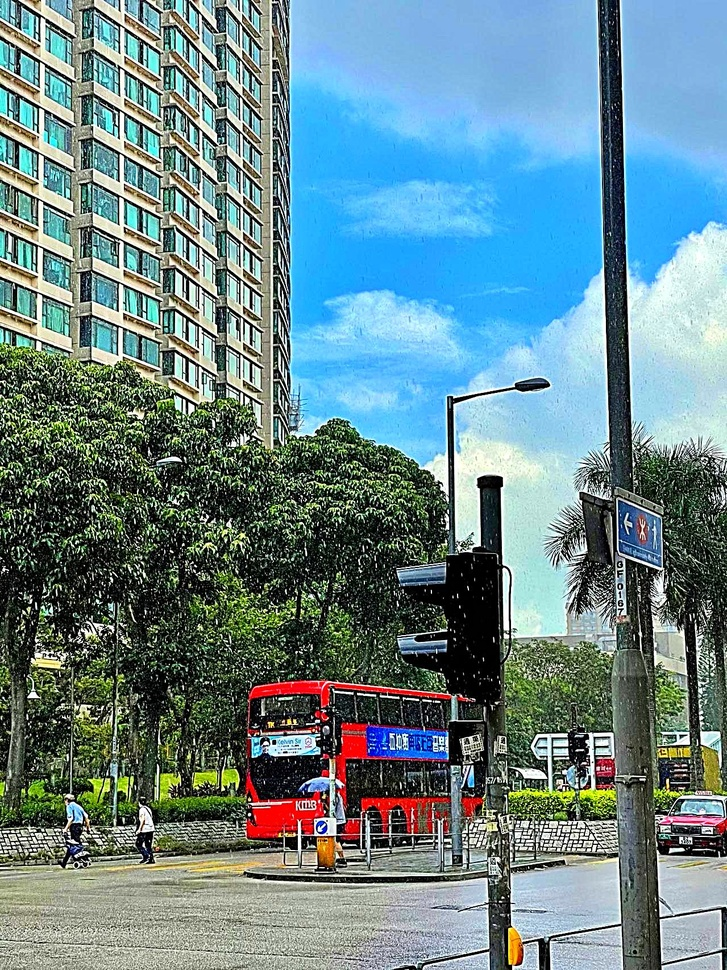
#> input picture cv作业/data/1.1_sharpened.jpg, 727 x 970 px, shrunk from 1279 x 1706 before the run, given in place of road.jpeg, which was not available
$ python edge.py
#> lines starting #> are read from the running program, lines starting #| are printed output that depends on the picture; after the words box and inside, x2 and y2 are one past the last pixel; in counts of white or black regions, pixels touching at a corner belong together; pictures that were not available may be replaced by others from this repository, and a replacement may not be noted

import scipy
from PIL import Image, ImageFilter  # pillow package
import numpy as np
from scipy import ndimage


def read_img_as_array(file):
    '''read image and convert it to numpy array with dtype np.float64'''
#> called with file = 'data/road.jpeg'
    img = Image.open(file)
#> img is the input picture: PIL image 727x970 RGB; mean R, G, B 105, 133.6, 139.1
    arr = np.asarray(img, dtype=np.float64)
    return arr

def save_array_as_img(arr, file):

    # make sure arr falls in [0,255]
    min, max = arr.min(), arr.max()
    if min < 0 or max > 255:
        arr = (arr - min)/(max-min)*255

    arr = arr.astype(np.uint8)
    img = Image.fromarray(arr)
    img.save(file)

def show_array_as_img(arr):
    min, max = arr.min(), arr.max()
    if min < 0 or max > 255:  # make sure arr falls in [0,255]
        arr = (arr - min)/(max-min)*255

    arr = arr.astype(np.uint8)
    img = Image.fromarray(arr)
    img.show()

def rgb2gray(arr):
    R = arr[:, :, 0] # red channel
    G = arr[:, :, 1] # green channel
    B = arr[:, :, 2] # blue channel
    gray = 0.2989*R + 0.5870*G + 0.1140*B
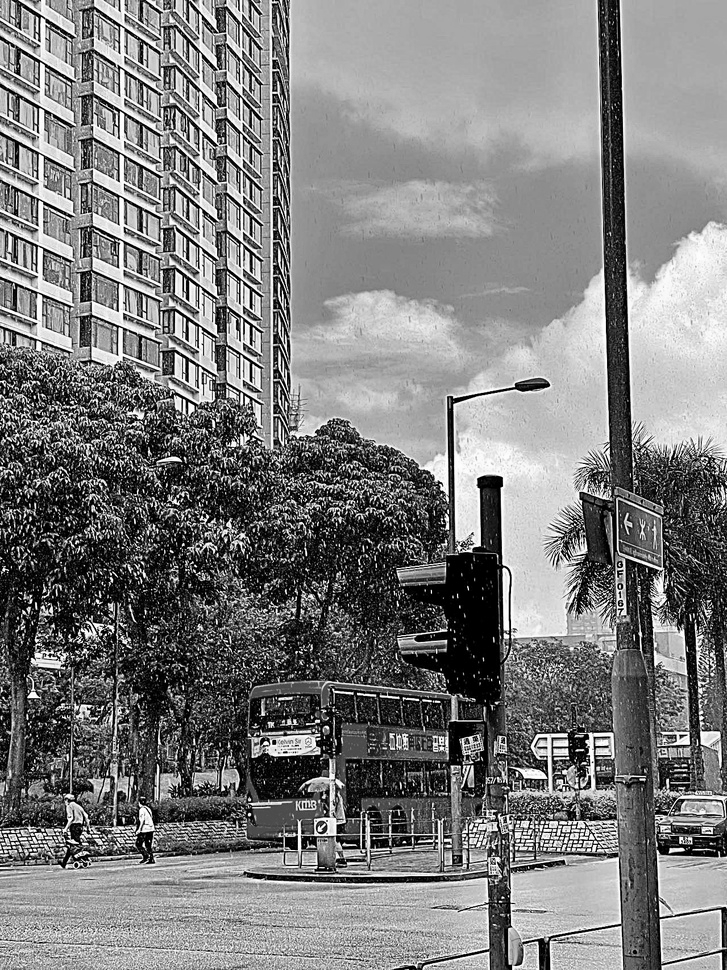
#> gray: shape (970, 727) float64; min 0, max 255, mean 125.7
#> in save_array_as_img, `min, max = arr.min(), arr.max()`: min = 0; max = 255
    return gray

#########################################
## Please complete following functions ##
#########################################


def gaussian(image,sigma):
#> called with sigma = 3
    im = image
    #print(im.shape)
    #im_blur = np.zeros(im.shape,dtype=np.uint8)
    # for i in range(3): #caisetuxiang
    #     im_blur[:,:,i] = scipy.ndimage.gaussian_filter(im[:,:,i],sigma)
    im_blur = scipy.ndimage.gaussian_filter(im, sigma)
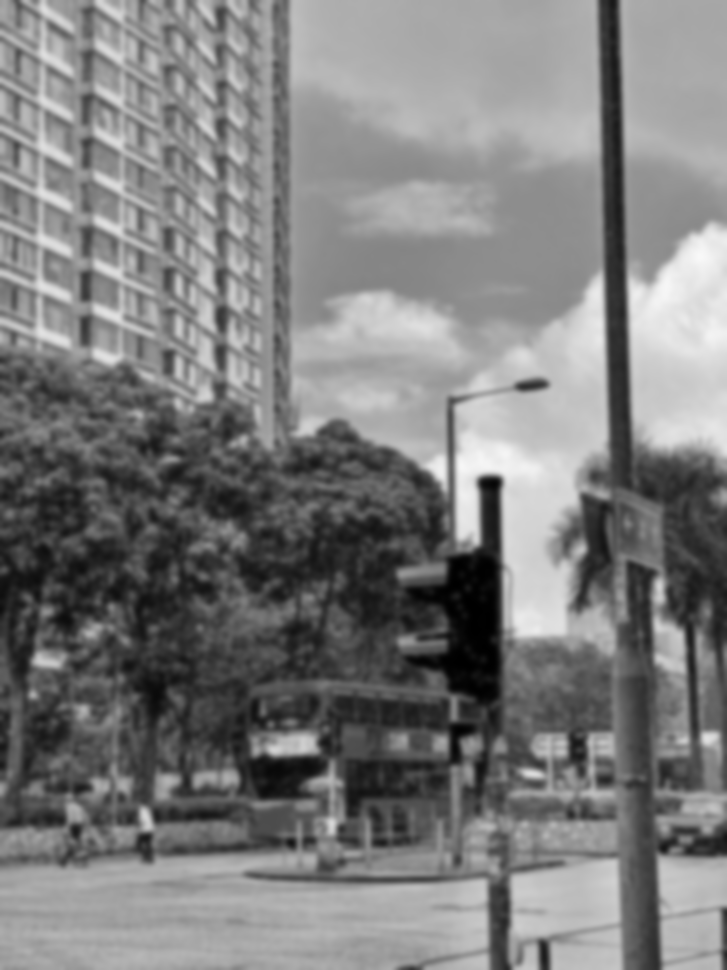
#> im_blur: shape (970, 727) float64; min 0.342, max 248.9, mean 125.7
    return im_blur


def sobel(arr):
    '''Apply sobel operator on arr and return the result.'''
    # TODO: Please complete this function.
    # your code here
    r, c = arr.shape
#> r = 970; c = 727
    G = np.zeros((r, c))
    #new_imageX = np.zeros(img.shape)
    #new_imageY = np.zeros(img.shape)
    s_suanziX = np.array([[-1, 0, 1], [-2, 0, 2], [-1, 0, 1]])  # X方向
    s_suanziY = np.array([[-1, -2, -1], [0, 0, 0], [1, 2, 1]])
    # for i in range(r - 2):
    #     for j in range(c - 2):
    #         new_imageX[i + 1, j + 1] = abs(np.sum(img[i:i + 3, j:j + 3] * s_suanziX))
    #         new_imageY[i + 1, j + 1] = abs(np.sum(img[i:i + 3, j:j + 3] * s_suanziY))
    new_imageX=ndimage.convolve(arr,s_suanziX)
    new_imageY=ndimage.convolve(arr,s_suanziY)
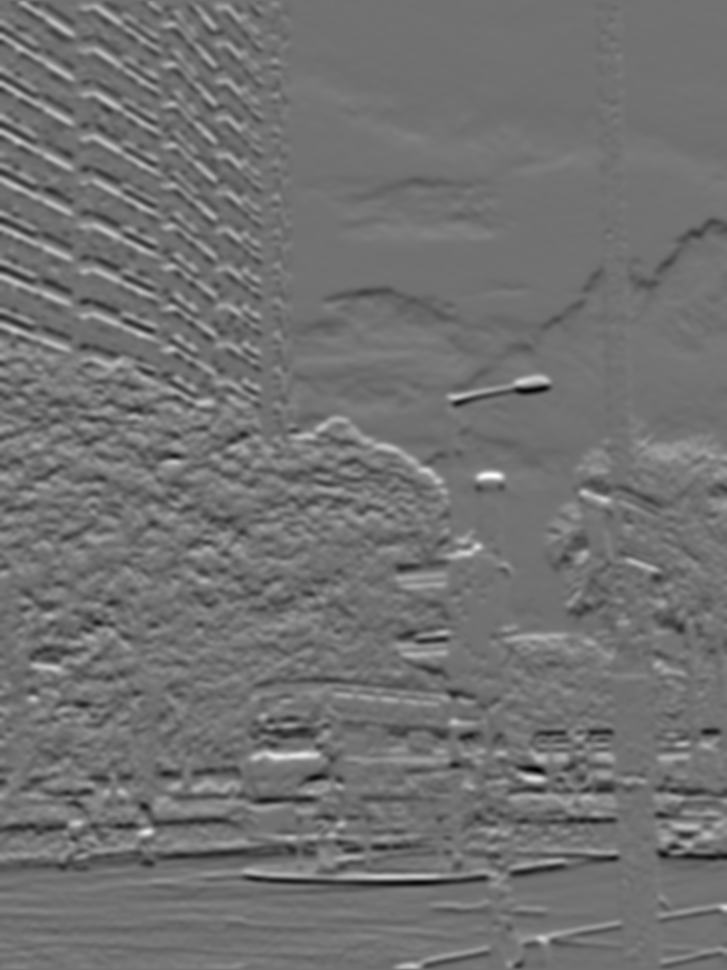
#> new_imageY: shape (970, 727) float64; min -196.8, max 243.5, mean 0; drawn with min black and max white
            #new_image[i + 1, j + 1] = (new_imageX[i + 1, j + 1] **2+ new_imageY[i + 1, j + 1] **2) ** 0.5
    # return np.uint8(new_imageX)
    # return np.uint8(new_imageY)
    #G=np.uint8(new_image)
    Gx=new_imageX
    Gy=new_imageY
    for i in range(1, r - 1):
        for j in range(1, c - 1):
            # [4 lines of commented-out code are left out]
            G[i, j] = np.sqrt(np.square((Gx[i, j])) + np.square((Gy[i, j])))
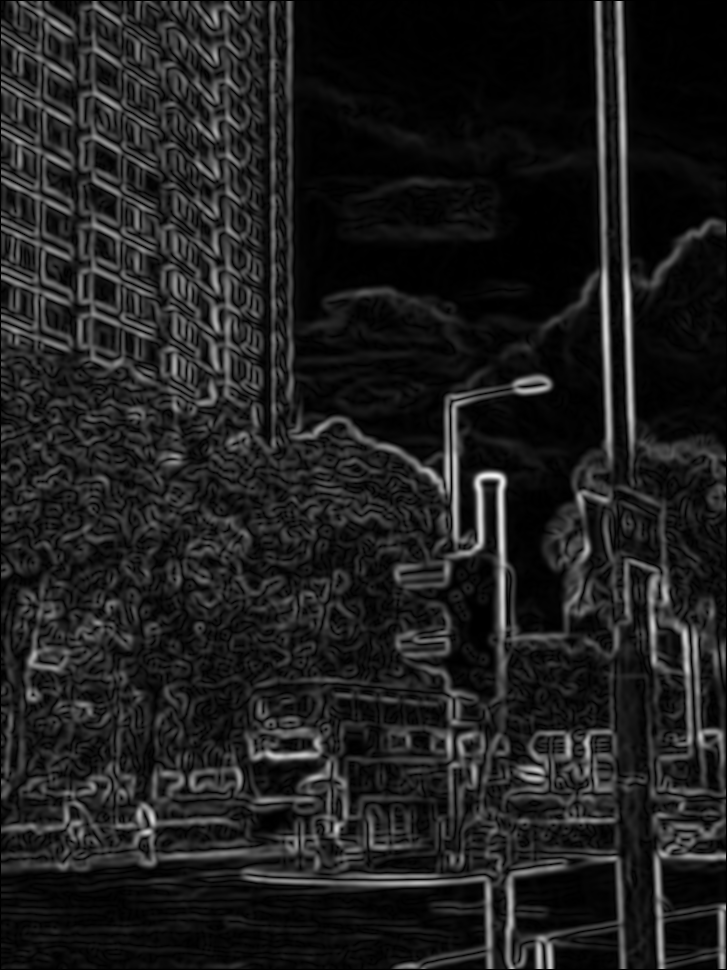
#> G: shape (970, 727) float64; min 0, max 244.2, mean 31.1
    #G=np.sqrt(np.square(Gx)+np.square(Gy))
    save_array_as_img(G,r'data/2.3_G.jpg')
    save_array_as_img(Gx,r'data/2.3_G_x.jpg')
    save_array_as_img(Gy, r'data/2.3_G_y.jpg')
    return G,Gx,Gy

def nonmax_suppress(G, Gx, Gy):
    '''Suppress non-max value along direction perpendicular to the edge.'''
    assert G.shape == Gx.shape
    assert G.shape == Gy.shape
    # TODO: Please complete this function.
    # your code here
    #G=rgb2gray(G)
    # Gy=rgb2gray(Gy)
    # Gx=rgb2gray(Gx)
    h,w=G.shape
#> h = 970; w = 727
    suppressed_G = np.zeros(G.shape)
    #theta = np.arctan2(Gy, Gx) * 180 / np.pi
    for i in range(1, h - 1):
        for j in range(1, w - 1):
            # if G[i, j] == 0:
            #     G[i, j] = 0
            # else:
                theta = np.arctan2(Gy[i, j], Gx[i, j]) * 180 / np.pi
                if (theta >= -22.5 and theta <= 22.5) or (theta >= 157.5 and theta <= 180) or (
                        theta >= -180 and theta <= -157.5):
                    N1 = G[i, j + 1]
                    N2 = G[i, j - 1]
                elif (theta >= 22.5 and theta <= 67.5) or (theta >= -157.5 and theta <= -112.5):
                    N1 = G[i + 1, j + 1]
                    N2 = G[i - 1, j - 1]
                elif (theta >= 67.5 and theta <= 112.5) or (theta >= -112.5 and theta <= -67.5):
                    N1 = G[i + 1, j]
                    N2 = G[i - 1, j]
                elif (theta >= 112.5 and theta <= 157.5) or (theta >= -67.5 and theta <= -22.5):
                    N1 = G[i - 1, j + 1]
                    N2 = G[i + 1, j - 1]

                if G[i][j]<N1 or G[i][j]<N2:
                    suppressed_G[i][j]=0
                else:
                    suppressed_G[i,j]=G[i,j]
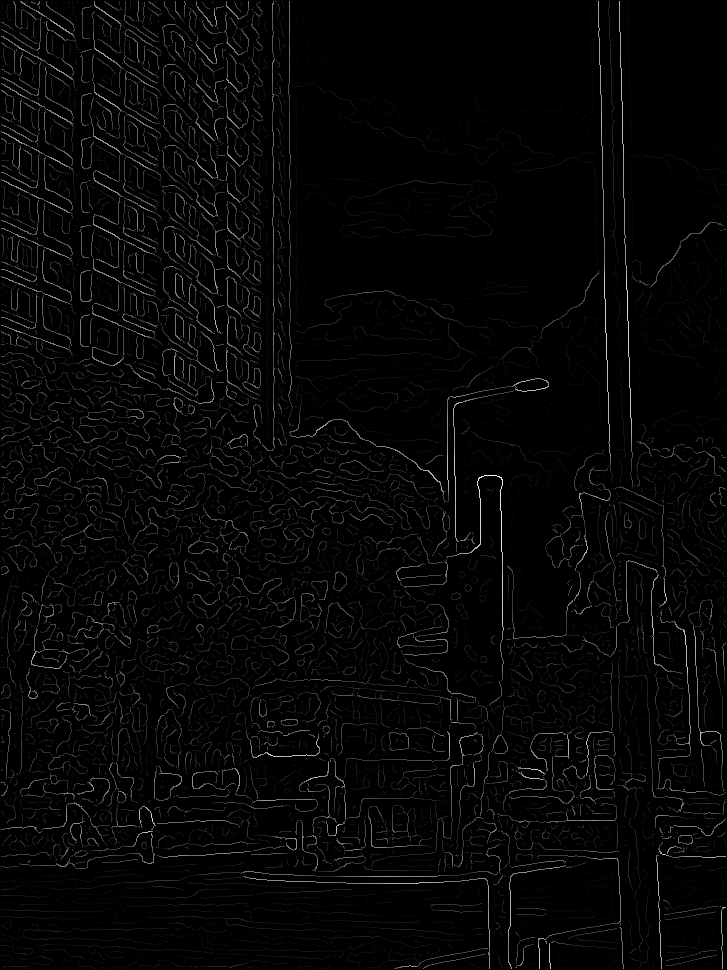
#> suppressed_G: shape (970, 727) float64; min 0, max 244.2, mean 6.1
                # G[i][j][G[i][j]<N1]=0
                # G[i][j][G[i][j]<N2]=0
    #suppressed_G=G
    save_array_as_img(suppressed_G,r'data/2.4_supress.jpg')
    return suppressed_G

def thresholding(G, low, high):
    '''Binarize G according threshold low and high'''
#> called with low = 20, high = 110
    # TODO: Please complete this function.
    # your code here
    #G=rgb2gray(G)
    # LT=low*np.max(G)
    # HT=high*np.max(G)
    LT=low
    HT=high
    h, w = G.shape
#> h = 970; w = 727
    Gl=G
    Gh=G
    G[G >= HT] = 255
    G[G <= LT] = 0
#> G: shape (970, 727) float64; min 0, max 255, mean 6.9
    Gl[Gl<= LT] = 0
    save_array_as_img(Gl, r'data/2.5_edgemap_low.jpg')
    Gh[Gh <= HT] = 0
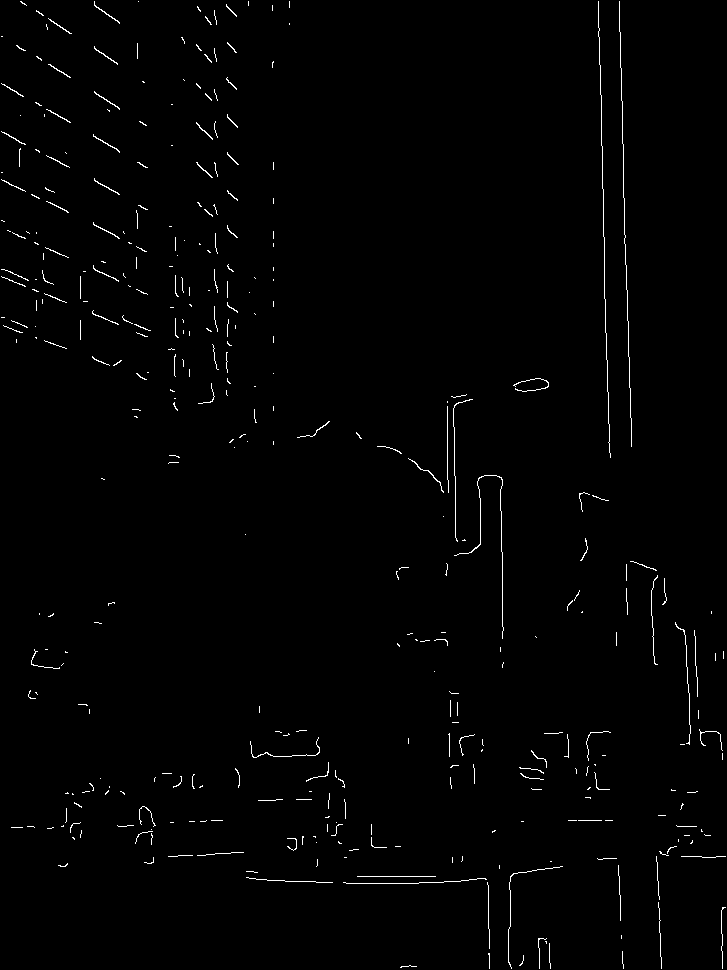
#> Gh: shape (970, 727) float64; 1.1% white in thin lines or dots
    save_array_as_img(Gh, r'data/2.5_edgemap_high.jpg')
#> in save_array_as_img (call 8), `arr = arr.astype(np.uint8)`: arr: shape (970, 727); 1.1% white in thin lines or dots
    nn = np.array(((1., 1., 1.), (1., 0., 1.), (1., 1., 1.)), dtype=np.float32)
    for i in range(1, h - 2):
        for j in range(1, w - 2):
            # G[G[i,j]<LT]=0
            # #Gl[Gl[i,j]<LT] = 0
            # G[G[i, j] > HT] = 255
            #Gl[Gh[i, j] > HT] = 255
            if G[i,j]>LT and G[i,j]<HT:
            # 把大于LT ，小于HT的点使用8连通区域确定
                if np.max(G[i - 1:i + 2, j - 1:j + 2] * nn) >= HT:
                    G[i, j] = 255
                else:
                    G[i, j] = 0

    save_array_as_img(G,r'data/2.5_edgemap.jpg')

    return G

def hough(G):
    '''Return Hough transform of G'''
    # TODO: Please complete this function.
    # your code here
    pass

if __name__ == '__main__':
    input_path = 'data/road.jpeg'
    img = read_img_as_array(input_path)
    #show_array_as_img(img)
    #TODO: finish assignment Part II: detect edges on 'img'
#========================gray picture===========================
    imgrey =rgb2gray(img)
    save_array_as_img(imgrey,r'data/2.1_gray.jpg')
#========================gaussian================================
    blur=gaussian(imgrey,3)
    save_array_as_img(blur,r'data/2.2_gauss.jpg')

#=====================sober====================================
    #img2=Image.open(r'data/2.1_gray.jpg')
    G0=sobel(blur)
#=====================nonmax-supress=============================
    nomax=nonmax_suppress(G0[0],G0[1],G0[2])
#====================threshold===============================
    thresholding(nomax,20,110)

$ run again, on cv作业/data/1.2_derained.jpg
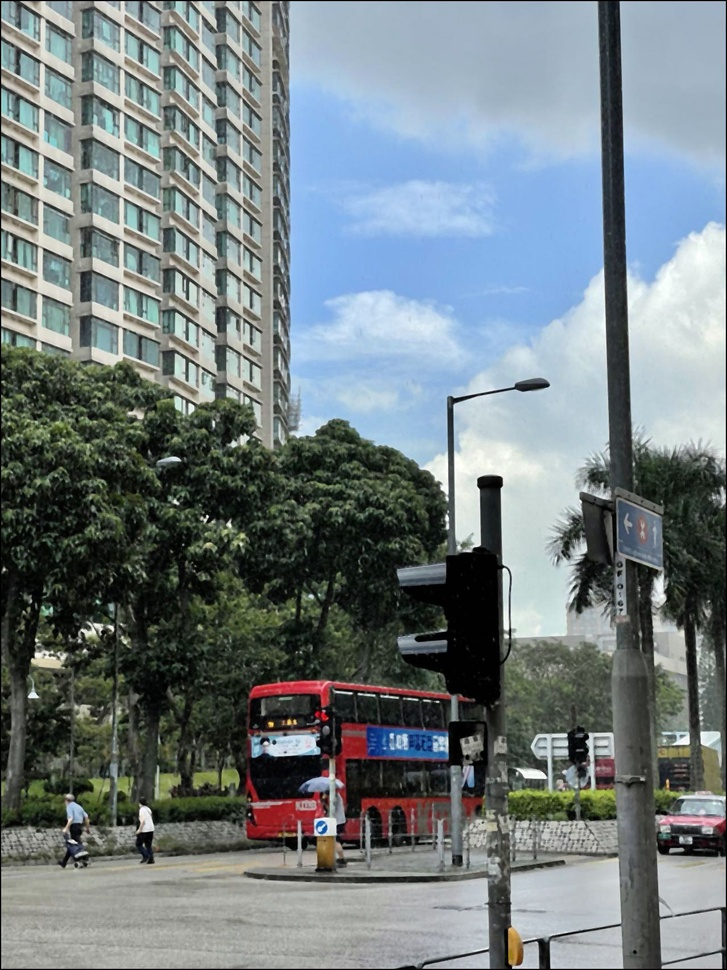
#> input picture cv作业/data/1.2_derained.jpg, 727 x 970 px, shrunk from 1279 x 1706 before the run, given in place of road.jpeg, which was not available
#> in read_img_as_array, img is the input picture: PIL image 727x970 RGB; mean R, G, B 115.2, 126, 129.1
#> min = 0; max = 254.7
#> after the loop in sobel, `for i in range(1, r - 1):`:
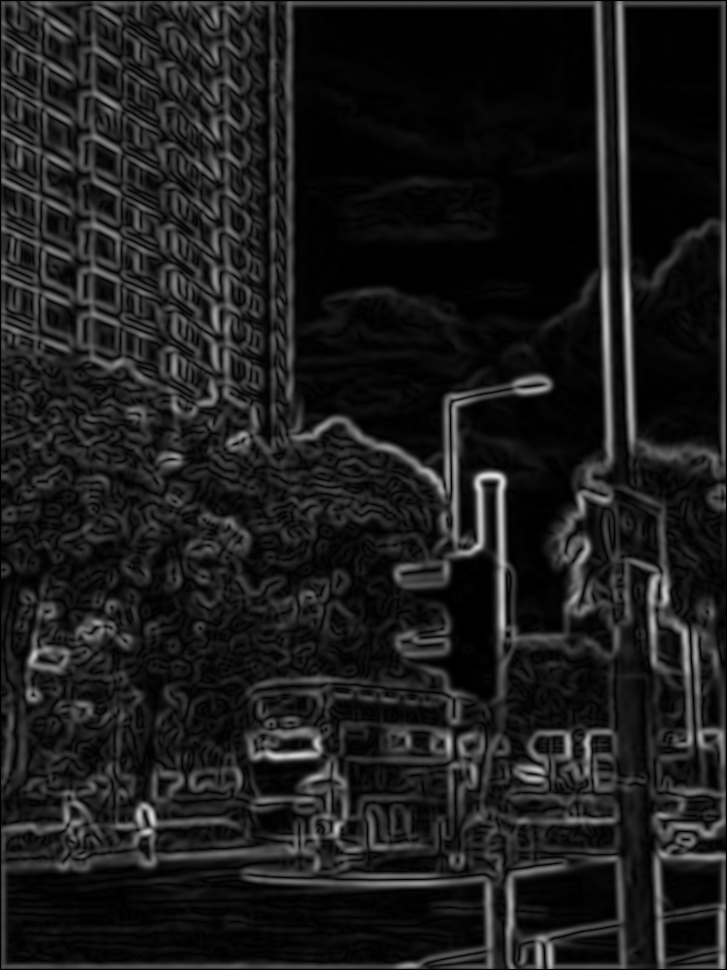
#> G: shape (970, 727) float64; min 0, max 229, mean 28.9
#> in thresholding, `Gh[Gh <= HT] = 0`:
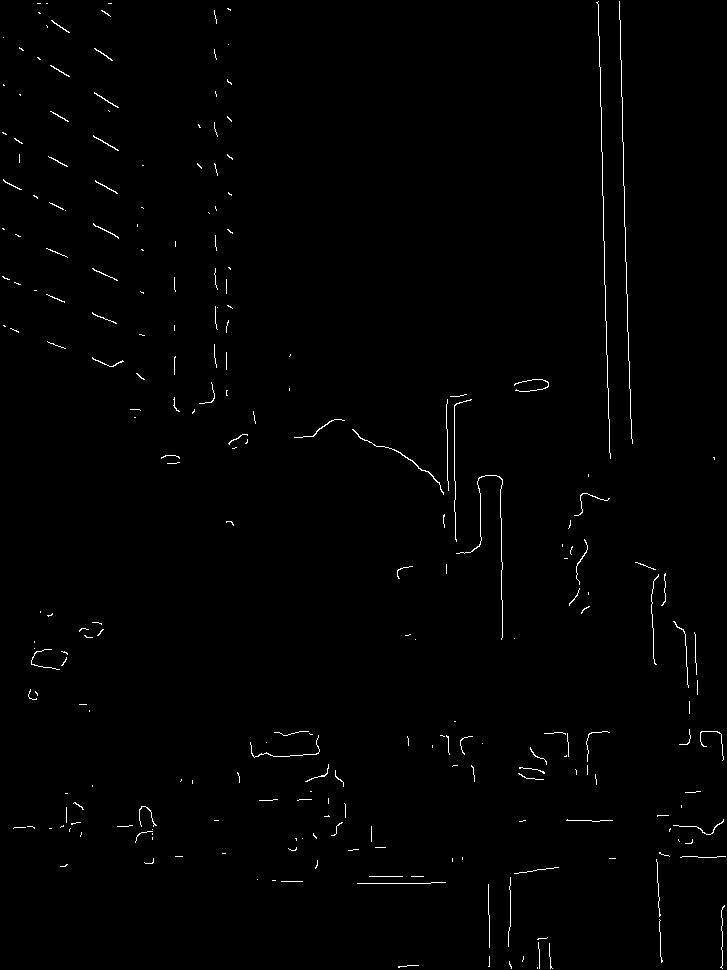
#> Gh: shape (970, 727) float64; 0.81% white in thin lines or dots

$ run again, on cv作业/data/iguana.jpg
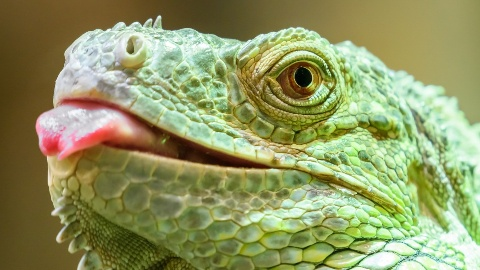
#> input picture cv作业/data/iguana.jpg, 480 x 270 px, given in place of road.jpeg, which was not available
#> in read_img_as_array, img is the input picture: PIL image 480x270 RGB; mean R, G, B 145.2, 151.1, 99.3
#> min = 1.29; max = 255
#> after the loop in sobel, `for i in range(1, r - 1):`:
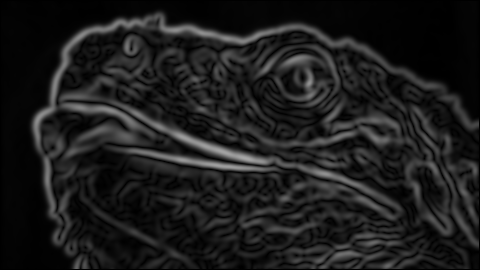
#> G: shape (270, 480) float64; min 0, max 167.7, mean 28.9
#> in thresholding, `Gh[Gh <= HT] = 0`:
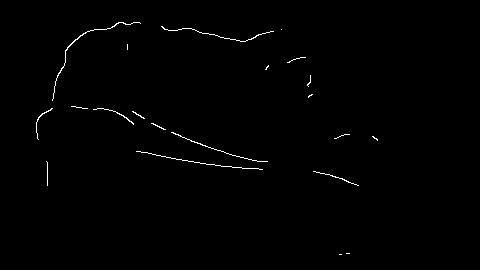
#> Gh: shape (270, 480) float64; 0.65% white in thin lines or dots, all inside (x1, y1, x2, y2) = (36, 22, 378, 255)
